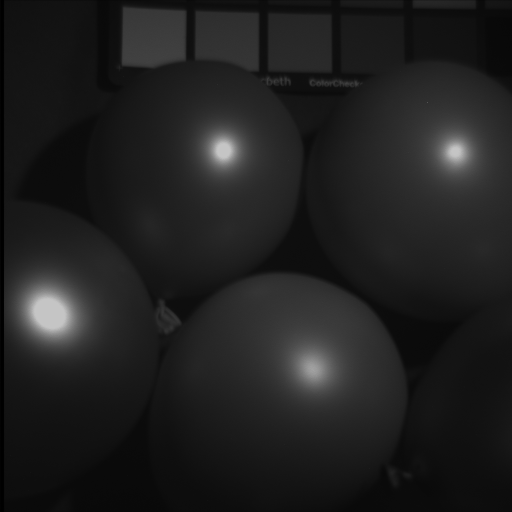
#> input picture data/balloons_ms_01.png, 512 x 512 px
$ python evaluate_psnr.py   (older library calls are emulated)
#> lines starting #> are read from the running program, lines starting #| are printed output that depends on the picture

import numpy as np
from scipy import misc
import matplotlib.pyplot as plt
from skimage.measure import compare_psnr


def load_image(factor = 3):
#> called with factor = 3
    img = plt.imread('./data/balloons_ms_01.png')
#> img is the input picture: shape (512, 512) float32; min 0.000519, max 0.773, mean 0.127
    im_true = img * 65535.0
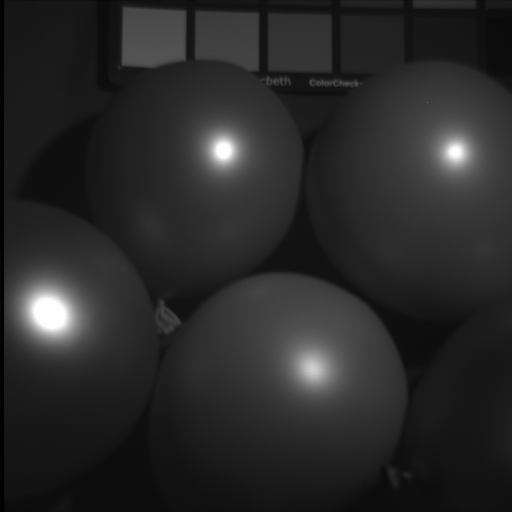
#> im_true: shape (512, 512) float32; min 34, max 50689, mean 8318.1; drawn with min black and max white
    H, W = im_true.shape
#> H = 512; W = 512
    H -= H % factor
#> H = 510
    W -= W % factor
#> W = 510
    im_true = im_true[:H, :W]
#> im_true: shape (510, 510) float32
    lr_img = misc.imresize(im_true, size=1.0 / factor, interp='bicubic', mode="F")
    return im_true, lr_img


def exp_001():
    # 截断与不截断
    print("############################\n")
    print("一、截断操作对性能的影响")
    factor = 3
    im_true, lr_img = load_image(factor = factor)

    hr_img = misc.imresize(lr_img, size= factor/1.0 ,interp='bicubic', mode="F")
#> (the run stopped early here; a loop or call above may not have finished)
